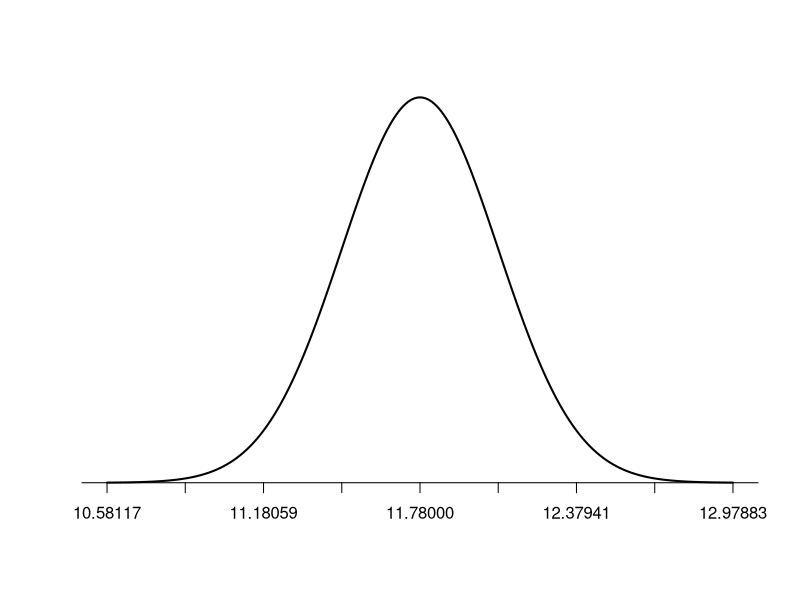
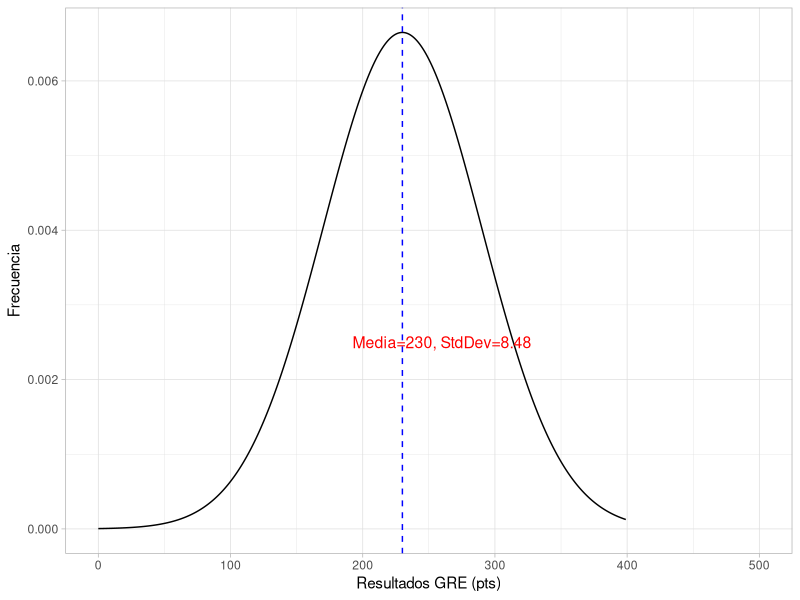
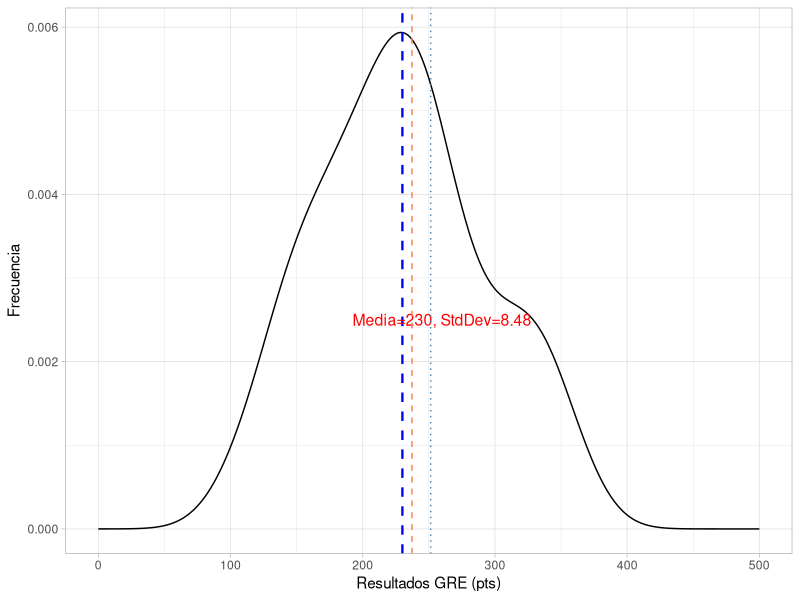
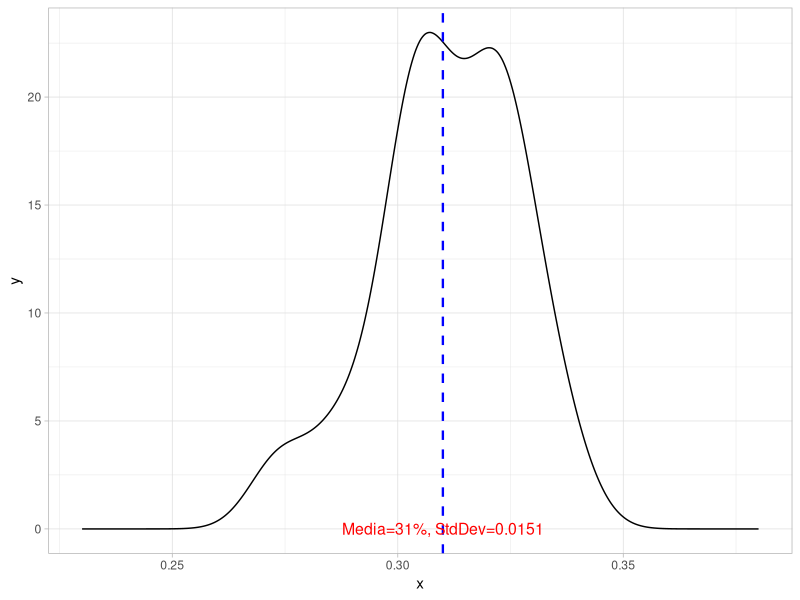

Write the R code that produced these figures, in order. (Note: this script raises an error after producing the figures.)
## ---- chunk 1

# Paso 1. Definimos los datos del problema. 

xbar <- 0.49
se<-0.041


##  Paso 2. Realizamos los calculos acorde con la definición de intervalo de confianza para un nivel del 95%

# a) 

ci95_uB<-xbar+2*se
ci95_lB<-xbar-2*se

## El intervalo de confianza del 95%   es  [57.2% a 40.8%]
 
## Donde UB stands for Upper bound  y lB , lower bound o  límite superior e inferior respectivamente.

# b)  Quiere decir que si consideramos un proceso de muestreo (con muestras del mismo tamaño) tenemos una confianza de que el parámetro desconocido: media poblacional, se localizará en este rango probabilístico en el 95% de las muestras. 
## ---- chunk 2


#a) 

sigma <-120/sqrt(2000) 
# 
xbar<-560



se95<-2*sigma 
se997<-3*sigma


#b)

ic68<-xbar+sigma
#281.8974
ic95<-xbar+se95 
# 283.7947
ic997<-xbar+se997 
# 285.6921

#c) EL SE para un inervalo del 95% es m = 3.794733

#d) La amplitud del intervalo al 95% de confinaza es 7.6.


## ---- chunk 3

11.78 + 2.576*(0.2997075)

#define population mean and standard deviation
population_mean <- 11.78
population_sd <- 0.2997075

#define upper and lower bound
lower_bound <- population_mean - population_sd
upper_bound <- population_mean + population_sd

#Create a sequence of 1000 x values based on population mean and standard deviation
x <- seq(-4, 4, length = 1000) * population_sd + population_mean

#create a vector of values that shows the height of the probability distribution
#for each value in x
y <- dnorm(x, population_mean, population_sd)

#plot normal distribution with customized x-axis labels
plot(x,y, type = "l", lwd = 2, axes = FALSE, xlab = "", ylab = "")
sd_axis_bounds = 5
axis_bounds <- seq(-sd_axis_bounds * population_sd + population_mean,
                    sd_axis_bounds * population_sd + population_mean,
                    by = population_sd)
axis(side = 1, at = axis_bounds, pos = 0)




## ---- chunk 4

xbar<-11.78
sigma<-3.2
n<-114
z<-2.576

sigmamuestra<-sigma/sqrt(n)

ci99d<-xbar+z*(sigma/sqrt(n))
ci99i<-xbar-z*(sigma/sqrt(n))
## ---- chunk 5

# Paso 1. Definimos los datos y los almacenamos en un data frame.   

estudiantes<-data.frame(califas=c(114, 100, 104, 89, 102, 91, 114, 114, 103, 105,
108, 130, 120, 132, 111, 128,118, 119, 86, 72,
111, 103, 74, 112, 107, 103, 98, 96, 112, 112, 93))

# Paso 2. estimamos la media.

media<-mean(estudiantes$califas)

# Paso 3. Definimos los parámetros dados por el problema.

n <-31

sigma<-15

sigmamuestral<-sigma/sqrt(n)

zcritico<-2.576

# Paso 4 Hacemos el cálculo para una intervalo de confianza del 99%  acorde con la definición. 

intervalo_ub<-media+zcritico*sigmamuestral
intervalo_lb<-media-zcritico*sigmamuestral

## ---- chunk 6

# Solución:

# Paso 1. Definimos los datos del problema.

# a)

n<-1073 
mu<-278
sigma<-80
z_95<-1.960

# Paso 2. Aplicamos la definición de intervalo de conianza para construir el intervalo con un  nivel del 95%.


int95_ub<-mu+z_95*sigma
int95_lb<-mu-z_95*sigma

# Paso 3. Se calculan  los intervalos a los niveles de confianza de 90% y 99%.

# b) 

z_90<-1.645
z_95<-1.960
z_99<-2.576

sigma_muestra<-sigma/sqrt(n)

int99_ub<-mu+z_99*sigma_muestra
int99_lb<-mu-z_99*sigma_muestra

int90_ub<-mu+z_90*sigma_muestra
int90_lb<-mu-z_90*sigma_muestra


## Paso 4. se especifican los errores de estimación.

# c)


SE_90<-z_90*sigma_muestra
SE_95<-z_95*sigma_muestra
SE_99<-z_99*sigma_muestra

## Entre más grande es el nivel de confianza, C, mayor es el error de estimación (SE). Lo que se observa gráficamente  porque el intervalo es más amplio (menos preciso).
## ---- chunk 7
## Solución

z_99<-2.576
sigma<-3.2

n<-((z_99*sigma)/1)^2

## Respuesta: El tamaño de muestra debe ser de 68 profesores.
## ---- chunk 8
1-pnorm(0.3,0,0.316)

## ---- chunk 9

1-pnorm(1.02,0,0.316)

## ---- chunk 10
library(tidyverse)
# Solucion 

# a)  Plot.

sigma<-60
n<-50
s<-sigma/sqrt(n)
mu<-230

118.6*2
125.7*2



id <- seq(0, 399, by = 1)
resultados <- dnorm(id, mean = mu, sd = sigma)

GRE<-data.frame(id,resultados)

ggplot(GRE, aes(id,resultados) )+
geom_line()+
theme_light()+
  labs(x="Resultados GRE (pts)", y="Frecuencia")+
  geom_vline(xintercept = mu, linetype="dashed", color="blue", size=.5)+
   expand_limits(x = 500, y = 0)+
annotate("text", x=260, y=.0025, size=4,color="red",label="Media=230, StdDev=8.48")

## Alternativa  para  muestra de 50 obs. 

ggplot(data.frame(x = rnorm(50, mu, sigma)), aes(x)) +
  geom_density() +
   expand_limits(x = c(0,500), y = 0)+
theme_light()+
  labs(x="Resultados GRE (pts)", y="Frecuencia")+
  geom_vline(xintercept = mu, linetype="dashed", color="blue", size=.8)+
annotate("text", x=260, y=.0025, size=4,color="red",label="Media=230, StdDev=8.48")+
  geom_vline(xintercept = 237.2, linetype="dashed", color="coral", size=.5)+  
  geom_vline(xintercept = 251.4, linetype="dotted", color="steelblue", size=.5)


# b
1-pnorm(251.4,230,8.485281)
# [1] 0.005834248

1-pnorm(237.2,230,8.485281)
# [1] 0.1980719

# La probabilidad de ocurrencia debida al azar de una media de 251.4, es ínfima, por lo que es posible rechazar la hipótesis nula de que la media sea 230.  Por el contrario la prob de ocurrencia de media 237.2 es de practicamente el 20%, este dato no indica evidencia estadísticamente significativa de que la media difiera de 230. En este caso no se rechaza H0 (Hipótesis nula).

## ---- chunk 11

sigma<-.096
n<-40
s<- sigma/sqrt(n)
mu<-.31

xbar<-.276
xbar_2<-.302  

p_value<-pnorm(xbar,mu,s)
p_value_2<-pnorm(xbar_2,mu,s)


# Conclusión hay una probabilidad de 1.2% de que  la media sea 27.6% y Una probabilidad de 29% que  la media sea 30.2.


# La evidencia en favor de Ha, es estadísticamente significativa  considerando una confinaza del 95%. Esta evidenica implica que es poco probable encontrar una media tan extrema como esta  por azar.

# Por el contrario no podemos rechazar la hipótesis nula para x bar =30.2, es decir este valor puede deberse muy probablemente al azar y no se encuentra evidencia estadísticamente significativa de que esta media muestral sea menor a 30. 

ggplot(data.frame(x = rnorm(40, mu, s)), aes(x)) +
  geom_density() +
theme_light()+
   expand_limits(x = c(.23,.38), y = 0)+
  geom_vline(xintercept = mu, linetype="dashed", color="blue", size=.8)+
annotate("text", x=mu, y=.0025, size=4,color="red",label="Media=31%, StdDev=0.0151")


## ---- chunk 12

n<-840
sigma<-60
s<-sigma/sqrt(n)
mu<-275
xbar<-272

pnorm(xbar,mu,s)
## ---- chunk 13
s<-(0.0068/sqrt(3))
2*pnorm(0.8404, 0.86, s)

## ---- chunk 14

## Solución. 

sigma<-18
n<-31
s<-sigma/sqrt(n)
se<-1.96*s 

iq<-data.frame(datos=c(116, 105, 104, 89, 102, 91, 114, 114, 103, 105, 108, 130, 120, 132, 111, 128, 118, 119, 86, 72, 111, 103, 74, 112, 107, 103, 98, 96, 112, 112, 93))

mu<-mean(iq$datos)

iq95r<-mu+se
iq95l<-mu-se

## [99.72804 , 112.401]

## Conclusión:  Mu=100  Se ubica dentro del intervalo de confianza. NO puedo rechazar H0: mu=100.


pvalue<-2*pnorm(100, mu, s)


# valor critico:  pvalue 0.06 <  0.05. El p val esta fuera del area de rechazo.   No puedo rechazar H0.
## ---- chunk 15

xbar<-0.069
sigma<-0.55
n<-104
mu<-0
s<-sigma/sqrt(n)

z<-(xbar-mu)/s  

p_value<-1-pnorm(xbar, mu, s)

p_valuez<-pnorm(1.645)


## La evidencia no permite rechazar H0. Es muy probable que el resultado se deba al azar. Y por lo tanto podemos  Estos resultados, NO constituyen una buena evidencia a favor de que el ingreso medio  de todos los altos ejecutivos aumentó ese año? 

# ![](/img/solved.jpg)
## ---- chunk 16

## Prueba dos colas 

# H0: mu = 2
# Ha: mu != 2
# Alpha requerido = 5%, lo que implica que 0.025= alpha/2  para cada cola o bien que el intervalo de confianza es de 95%  y por tanto Z critico_95= 1.96


sigma<-0.01
n<-5
muho<-2
muha<-2.015
s<-sigma/sqrt(n)
alpha<-0.05

z_critico95<-1.96  

## Paso 1  calculamos el intervalo en el que H0 es cierta.

ci_ub<-muho + z_critico95*s
ci_lb<-muho - z_critico95*s

# El intervalo en el que H0 es cierta es [1.9912 2.0087]

## Paso 2 calculamos la probabilidad  de aceptar  H0, cuando Ha es cierta. En otras palabras necesitamos calcular la probabilidad entre 1.9912 y 2.0087, considerando muha= 2.015.



pnorm(ci_ub,muha,s) - pnorm(ci_lb,muha, s)

# La probabilidad de aceptar H0 cuando  Ha es cierta, es decir de cometer un error tipo II, es 8.2%

## ---- chunk 17

mu<-275
xbar<-270
sigma<-60
n<-840

s<-sigma/sqrt(n)

z_critico<-2.326

ci98ub<-mu+z_critico*s
ci98lb<-mu-z_critico*s


# Solución.

  
# a) El procedimiento es comparar  el estadístico de contraste vs. el valor crítico z. Si el valor z es mayor  al estadistico de contraste  rechazamos H0.

# En este caso la evidencia estadística es significativa al 1% en contra de Ho, por lo que la probabiliad de que este valor se presente por azar es infima.  

## En este caso Z_crítico = -2.326 y estadístico z de contraste = -2.415229
# podemos rechazar Ho. Y es posible afirmar que la media 270 es inferior estadisitcamente a 275.

Z=(xbar-mu)/s


# b)  Es el mismo nivel alpha , que en este caso es 1%.

# c) La probabilidad de cometer un error tipo II, es decir, NO rechazar H0, cuando Ha es cierta, es 46%. El intervalo es [279.8153,270.1847]

Prob<-pnorm(ci98ub,xbar, s) - (pnorm(ci98lb,xbar, s))

## ---- chunk 18

library(tidyverse)

# Solución

# Paso 1 load data .

cetes<-read.csv("rendimiento.csv")%>%
  mutate(re=rendimiento /100)

glimpse(cetes)

## paso 2.   Crear histograma para analizar forma de la distribución y detectar  posibles sesgo y asimetrías
ggplot(cetes,aes(rendimiento))+
geom_histogram(binwidth=2, colour="steelblue", fill="coral",alpha=0.4)+
ggtitle("Rendimiento (%) en CETES 1996 -2022")+
  theme_light()+
  labs(x="Intereses (Rendimiento %)")

# Observamos un sesgo postivo. Indicación que cuestiona el supuesto de normalidad.

# Si aplicamos la prueba para deterctar normalidad de shapiro.Notamos que: 

shapiro.test(cetes$re) # => p-value = 0.1096
# No rexhazamos la hipótesis nula de normalidad a los  niveles de significación del 1, 5 y 10%, por lo que tenemos una serie que cumple este supuesto.

# b 

xbar<-mean(cetes$re)
sigma<-0.0275
n<-27
sigma_muestral<-sigma/sqrt(n)

z90<-1.645
  
ic90_ub<-xbar+z90*sigma_muestral
ic90_lb<-xbar-z90*sigma_muestral


## Intervalo de nivel 90% entre [6.20%-7.94%]


# c)   Ho: mu =0.055, Ha: mu> 0.055

zcritico<-(xbar-0.055)/sigma_muestral

pval<-1-pnorm(zcritico)

pval<-1-pnorm(xbar, 0.055,sigma_muestral)

# Rechazamos H0, el rendimiento es mayor a la tasa de inflación de 5.5%. La probabilidad de hallar por azar este dato tan extermo, cuando H0 es cierta como 5.5% es ínfima 0.0014.   

# Note la utilización de la función pnorm: Cuando usamos el valor z, obtenemos la prob acumulada hasta el z. ej. lado izquierdo de la distribución, por lo que tenemos que restar de 1 este valor para obtener el lado derecho.

#d) 
ggplot(cetes, aes(año, re))+
geom_line(color = "#00AFBB", size = .5)+
theme_light()  +
labs(x="Año", y="Tasa %")


# El diagrama temporal deja claro que los rendimientos de los sucesivos años están fuertemente correlacionados; por tanto, no es correcto tratar estos datos como una muestra aleatoria simple. Siempre tienes que comprobar que no existe este tipo de correlaciones con datos obtenidos a lo largo del tiempo.


ggplot(cetes, aes(re)) +
  geom_density()+
  geom_vline(xintercept = 0.055, linetype="dashed", color="red", size=.6)+
  geom_vline(xintercept = xbar, linetype="dashed", color="blue", size=.6)+
  labs(x="Tasa de CETES. Rendimeito %")
ggtitle("Distribución de los Datos.")



curve(dnorm(x, 0.05, sigma_muestral), from=0.0304, to=.1471)
